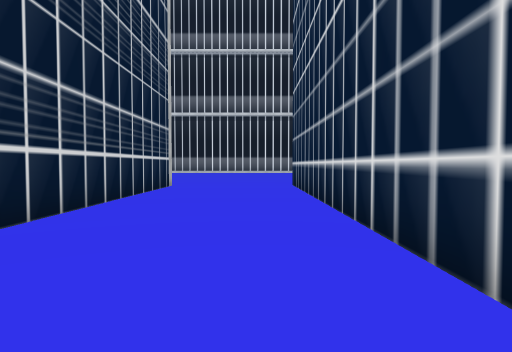
view 1 (above)

23 first-person views from a walk through a scene from a Unity 3-D project. The camera is 1.5 m above the floor, tilts 2° down and sees 75° across. The floor is counted in squares, 2 m on a side. Each view is taken from the middle of a square. On the plan, view 1 faces up. The plan holds only what a view shows up to about 11 squares ahead; the rest is blank. The place goes on beyond the plan. The player is left out. Some surface patterns are stand-ins.

view 2
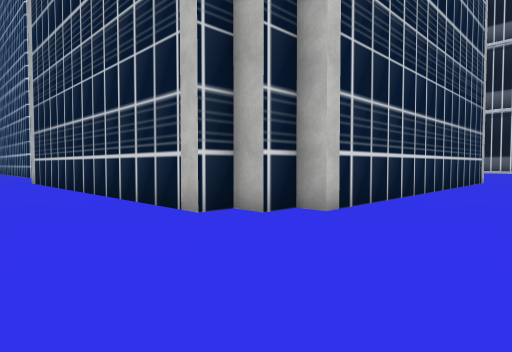

view 3
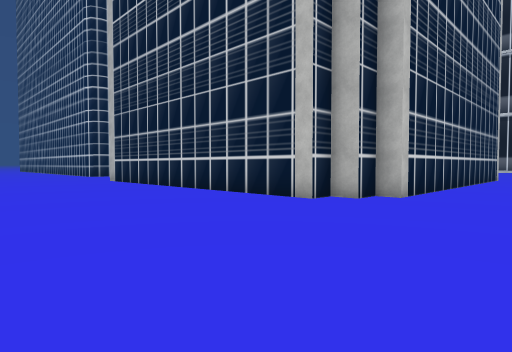

view 4
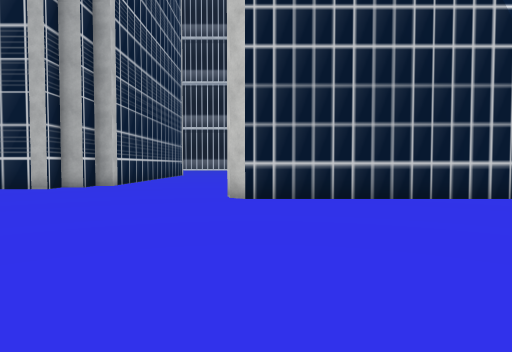

view 5
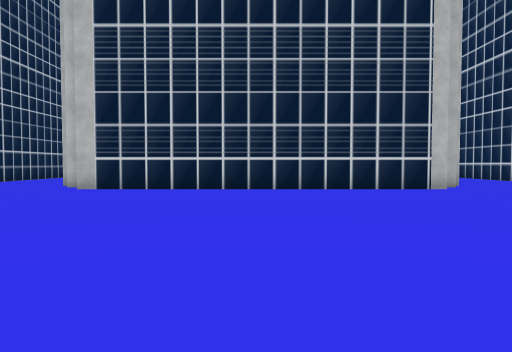

view 6
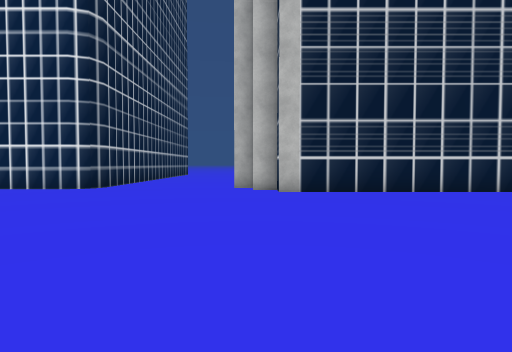

view 7
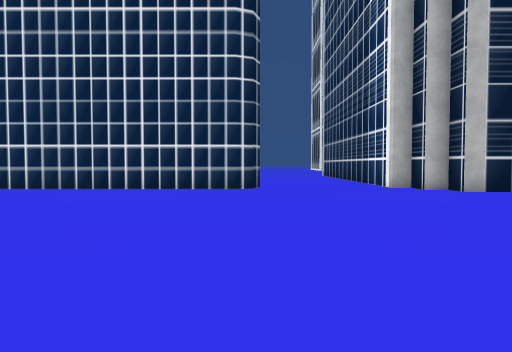

view 8
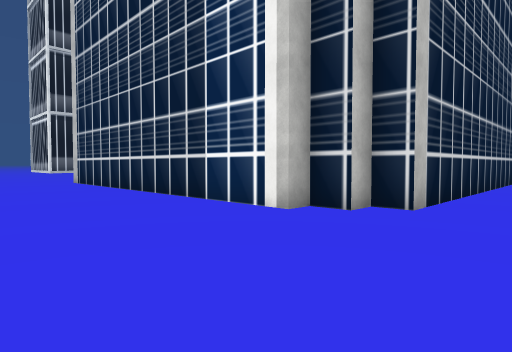

view 9
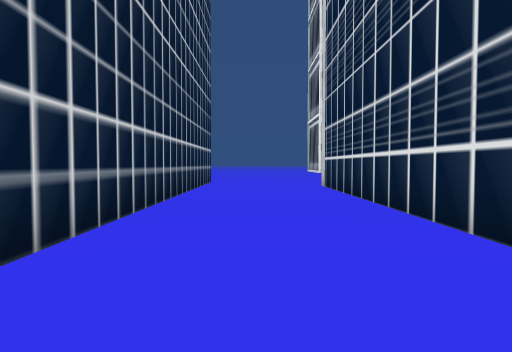

view 10
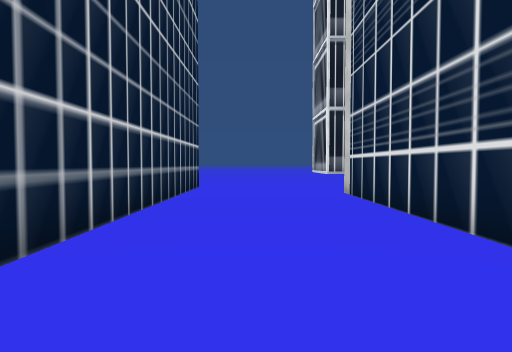

view 11
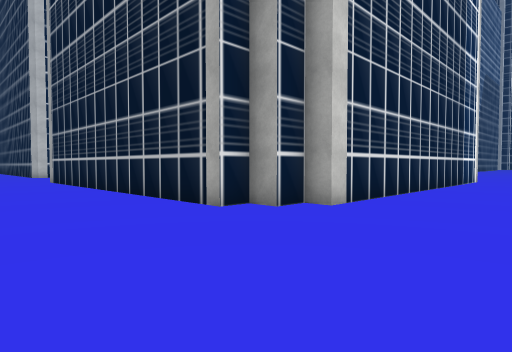

view 12
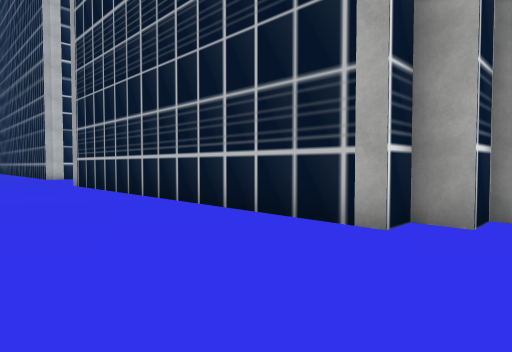

view 13
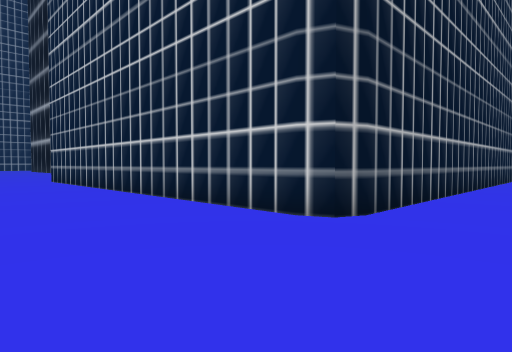

view 14
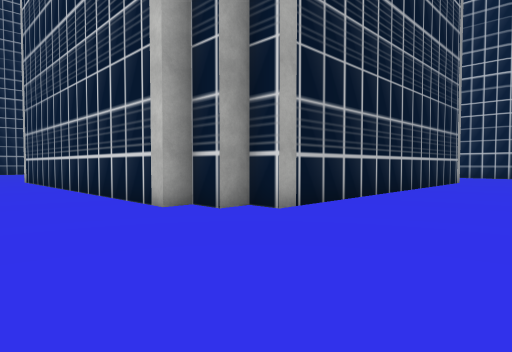

view 15
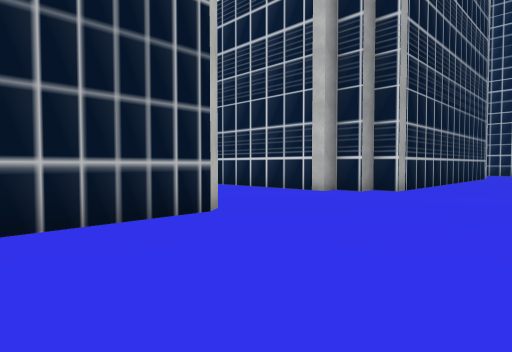

view 16
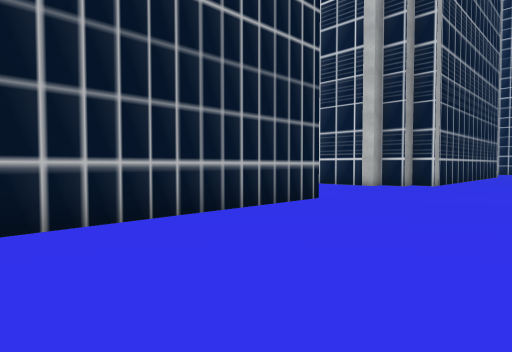

view 17
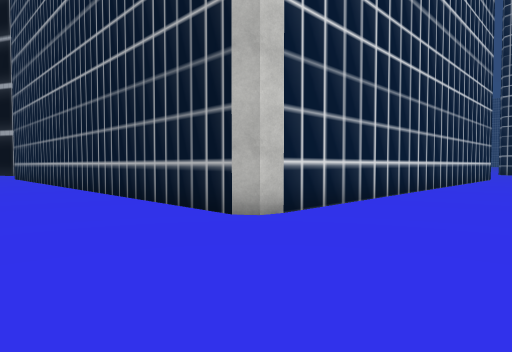

view 18
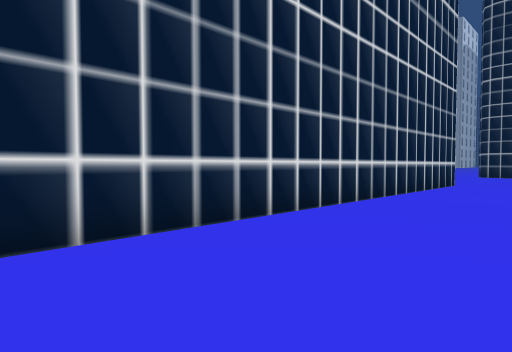

view 19
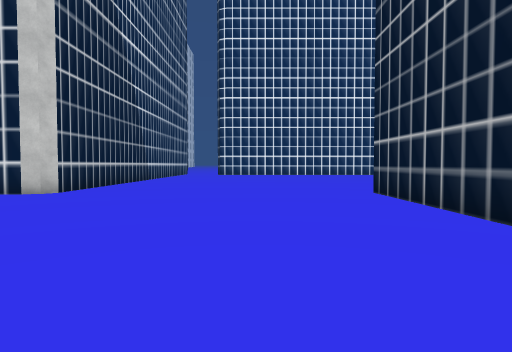

view 20
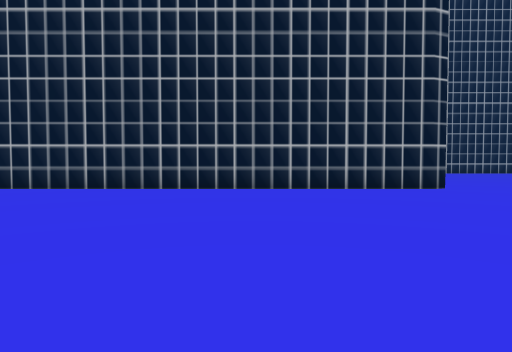

view 21
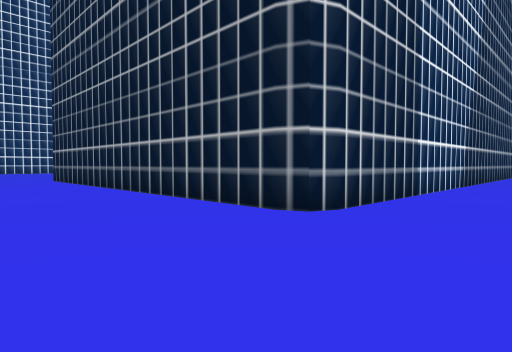

view 22
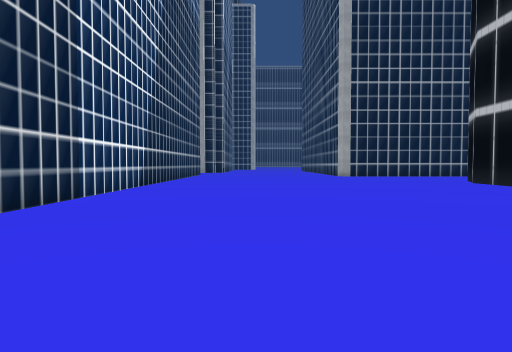

view 23
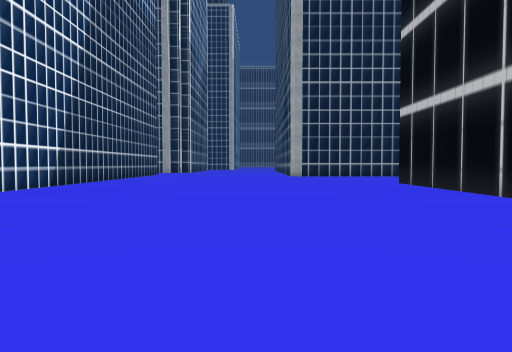

### Floor plan
Points are (right, up) in squares from view 1. A wall is a line through its corners. A room is listed if a view was taken in it or the views show most of it. See-through windows are left out.
Room 1 (views 1, 2, 3, 4, 5, 6, 7, 8, 9, 10, 11, 12, 13, 14, 15, 16, 17, 18, 19, 20, 21, 22, 23)
walls: (-4.3, -1) (-15.4, -1) (-15.4, -0.3) (-16.1, -0.3) (-16.1, 0.5) (-16.7, 0.5) (-16.7, 11.7) (-16.1, 11.7) (-16.1, 12.6) (-15.4, 12.6) (-15.4, 13.3) (-4.3, 13.3) (-4.3, 12.6) (-3.6, 12.6) (-3.6, 11.7) (-3, 11.7) (-3, 0.5) (-3.6, 0.5) (-3.6, -0.3) (-4.3, -0.3) (-4.3, -1); (1.3, -3.5) (1.3, 12.1); (7.6, -3.8) (1.8, -3.8) (1.4, -3.6) (1.3, -3.1); (1.3, 12) (1.4, 12.5) (1.8, 12.7) (8.5, 12.7); (-12.1, -20.5) (-12.1, -12.9) (-11.9, -12.3) (-11.3, -12.1) (1.9, -12.1); (-24.7, -16.4) (-24.7, -20); (-26.5, 14.7) (-21.6, 14.7) (-21.1, 14.5) (-20.9, 13.9) (-20.9, 0.8) (-21.1, 0.3) (-21.6, 0.1) (-26.5, 0.1)

Where each view was taken, in squares from view 1:
view 1: 0 up, 0 right, facing up
view 2: 4 down, 0 right, facing up-left
view 3: 7 down, 0 right, facing up-left
view 4: 11 down, 2 right, facing up
view 5: 11 down, 10 left, facing up
view 6: 10 down, 16 left, facing up
view 7: 10 down, 21 left, facing up
view 8: 3 down, 21 left, facing up-right
view 9: 0 up, 19 left, facing up
view 10: 3 up, 19 left, facing up
view 11: 17 up, 20 left, facing down-right
view 12: 17 up, 17 left, facing down-right
view 13: 17 up, 17 left, facing down-left
view 14: 17 up, 0 right, facing down-left
view 15: 17 up, 5 right, facing down-left
view 16: 17 up, 8 right, facing down-left
view 17: 16 up, 2 left, facing down-right
view 18: 10 up, 2 left, facing down-right
view 19: 9 down, 7 left, facing right
view 20: 2 down, 6 left, facing down
view 21: 8 down, 15 left, facing down-right
view 22: 9 down, 16 left, facing down
view 23: 9 down, 19 left, facing down
